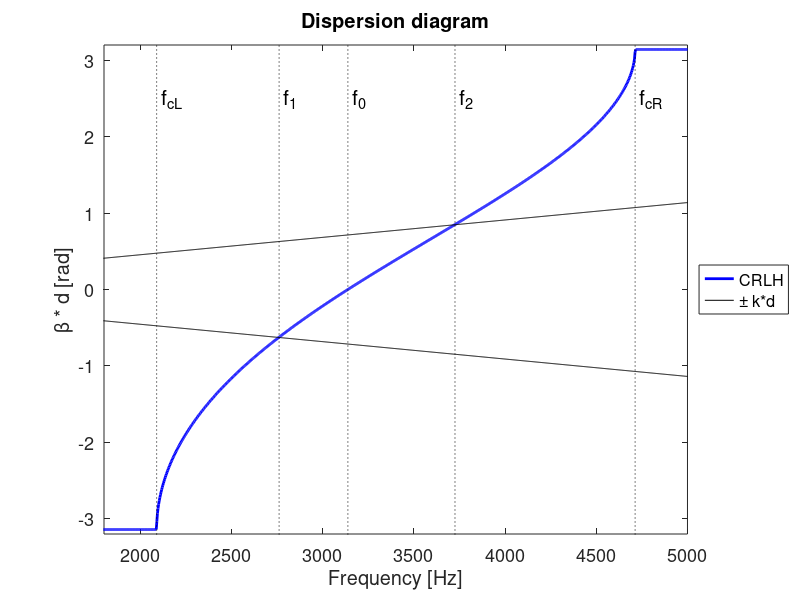
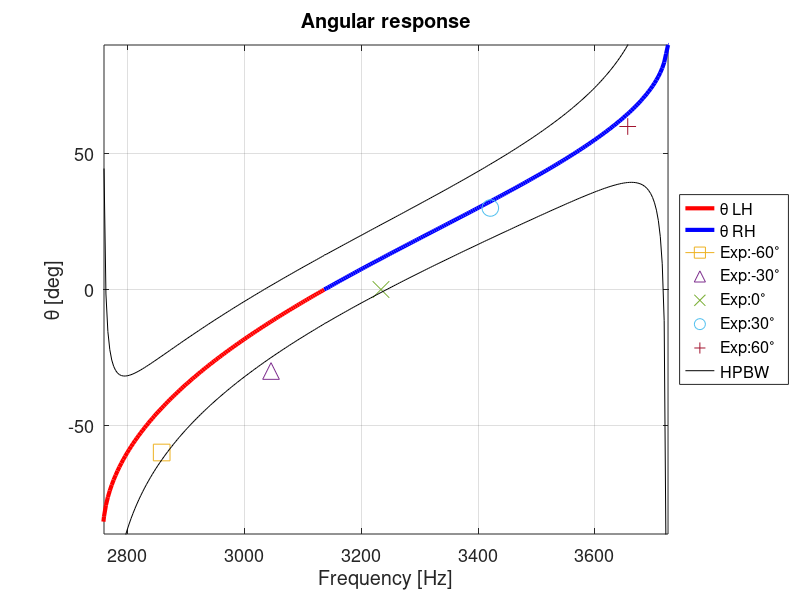

Write MATLAB code to recreate these figures, in order.
%Supplement S1.Code for the analytical model.
%This code is designed to study Acouistic Leaky Wave Antennas (ALWA), based on the theory of composite right left handed materials (CRLH)
%The model proposed is of cilindrical waveguide with axisymmetric open channels
%Educational Open Source Kit for the Evaluation of Acoustic Leaky Wave Antennas with Metamaterials
%Eduardo Romero-Vivas, Javier Romero-Vivas, Omar A. Bustamante, Braulio Leon-Lopez
%JASA Eduaction in Acoustics
%Version 1.2, June 2022, Octave/Matlab
%https://github.com/obusp/alwa
%
%
%ALWA parameters
%a - waveguide radius
%b - shunt width
%l - shunt length
%h - membrane thickness
%N - unit cell number
%d - unit cell length
%L - total ALWA length

close all
clear all

%%%%%%%%%%%%%%%%%%%%%%% Frequencies of study
f_beg = 1700;       %first frequency of study
f_end = 5000;       %last frequency of study
res   = 1000;       %number of samples between frequencies interval

f_th_list = linspace(f_beg,f_end,res);

%%%%%%%%%%%%%%%%%%%%%%% Characteristics of the medium

rho    = 0.9402;                   % air density STP reference - La Paz BCS, Mexico
c      = 342.4;                    % free-space sound velocity

%%%%%%%%%%%%%%%%%%%%%%% ALWA parameters

h        = 0.000067;        % membrane thickness
E        = 3e9;             % membrane Young's modulus
rho_mem  = 1370;              % membrane density
v_mem    = 0.33;            % membrane Poisson's ratio

a      = 0.0039;          % waveguide radius
b      = 0.0004;          % shunt width
l      = 0.0198;          % shunt length

S_a    = pi * (a^2);      % waveguide transversal area

N = 20;           % unit cell num
d = 0.0124;       % unit cell length
L = N * d;        % total ALWA length


%%%%%%%%%%%%%%%%%%%%%%% Elements of the impedance Z_se

M_wg = (rho/S_a) * (d-h);                                              % mass of the waveguide section
M_mem  = 1.8830 * ((rho_mem*h)/(pi * a^2));                            % mass of the membrane
C_mem     = (pi * a^6 ) / (196.51 * ( (E * h^3)/(12*(1-(v_mem^2)) ) ) );  % compliance of the membrane


%%%%%%%%%%%%%%%%%%%%%%% Elements of the admittance Y_sh

C_wg       = (S_a/(rho * c^2)) * (d-h);       % compliance of the waveguide section

f_zero          = 1 /(2*pi * sqrt( (M_wg + M_mem) * C_mem ) );   % resonance frequency of Z_se

M_shunt  = (rho/(2*pi*b)) * log(1 + l/a);            % shunt mass of the shunt
C_shunt     = ( 1 / ( 4 * pi^2 * (f_zero)^2 * M_shunt) ) - C_wg;  % shunt compliance of the shunt


%%%%%%%%%%%%%%%%%%%%%%% Transfer function

for num=1:length(f_th_list)
  for f=f_th_list(num)
    omega = 2 * pi * f;
    k     = omega/343.4;


    %%%%%%%%%%%%%%%%%%%%%%% Series impedance Z_se
    Z_se = 1i * ( (omega*(M_wg + M_mem)) - (1/(omega*C_mem)));

    %%%%%%%%%%%%%%%%%%%%%%% Shunt admittance Y_sh
    Y_sh = 1i * ( (omega*(C_shunt + C_wg)) - (1/(omega*M_shunt))  );


    %%%%%%%%%%%%%%%%%%%%%%% ABCD matrix  - Equation 18 from supplement 2
    %   Y/2 --- Z --- Y/2  cell configuration

    A = 1 + ((Z_se * Y_sh) / 2);
    B = Z_se;
    C = Y_sh * (1 + ((Z_se * Y_sh) / 4));
    D = 1 + ((Z_se * Y_sh) / 2);

            %ABCD = [A, B, C, D]

    %%%%%%%%%%%%%%%%%%%%%%% Bloch parameters

    gamma_bloch = (acosh(A)) / d;          %equation 4 from supplement 2
    Z_bloch     = sqrt(B/C);               %equation 5 from supplement 2
    gamma_bloch_list(num)=gamma_bloch;
    Z_bloch_list(num)=Z_bloch;

  end
end


%%%%%%%%%%%%%%%%%%%%%%% Offset freq

aRef = f_zero;                        % Reference to set the transition frequency f_zero within f_th_list
aDiff = abs(f_th_list - aRef);        % Calculate the difference
[minVal, offset] = min(aDiff);        % Find closest value to aRef


%%%%%%%%%%%%%%%%%%%%%%% Alpha Bloch - attenuator factor
alpha_list = real(gamma_bloch_list);

%%%%%%%%%%%%%%%%%%%%%%% Beta Bloch - phase constant
beta_list        = imag(gamma_bloch_list);
beta_LH          = -(beta_list(1:offset));    % LH region
beta_RH          = beta_list(offset+1:end);   % RH region
beta_ABCD_CRLH   = [beta_LH, beta_RH];        % full CRLH

for i=1:length(beta_list)
  beta_d_ABCD(i) = d*beta_ABCD_CRLH(i);
end


%%%%%%%%%%%%%%%%%%%%%%% Wavenumber k = omega/c
for num=1:length(f_th_list)
  k_list(num) = ( (2*pi*f_th_list(num))/c );
end

k_d_list = k_list * d;
k_L =-1 * k_list(1:offset);
k_R = k_list(offset+1:end);


%%%%%%%%%%%%%%%%%%%%%%% Cutoff frequencies

f_L  = 1 / (2*pi*sqrt( M_shunt * C_mem ));                       % LH resonance frequency
f_R  = 1 /(2*pi*sqrt( (M_wg + M_mem) * (C_shunt + C_wg) ));      % RH resonance frequency

fcL  = f_R * abs( 1 - (sqrt( 1 + ( f_L / f_R ) )) );     % LH cut off frequency
fcR  = f_R   *  ( 1 + (sqrt( 1 + ( f_L / f_R ) )) );     % RH cut off frequency

f1_list      = abs(beta_LH-k_L) < 1;      % finding f1 
f1_idx_list  = find (f1_list);
f1_idx       = int16(mean(f1_idx_list));
f1           = f_th_list(f1_idx(1));

f2_list      = abs(beta_RH-k_R) < 1;      % finding f2 
f2_idx_list  = find (f2_list);
f2_idx       = int16(mean(f2_idx_list));
f2           = f_th_list(offset + f2_idx(1));

%%%%%%%%%% Vertical bars for cutoff frequencies 

fl_x = [fcL fcL];    
fl_y = [-4 4];

fr_x = [fcR fcR];
fr_y = [-4 4];

f1_x = [f1 f1];
f1_y = [-4 4];

f2_x = [f2 f2];
f2_y = [-4 4];

f_zero_x = [f_zero f_zero];
f_zero_y = [-4 4];


%%%%%%%%%%%%%%%%%%%%%%% Dispersion diagram

figure
plot(f_th_list, beta_d_ABCD, 'color','blue', 'linewidth', 2)
xlabel ('Frequency [Hz]');
ylabel ('\beta * d [rad]');
xlim([1800 5000]);
ylim([-3.2 3.2])
legend('location', 'eastoutside');
set( legend, 'fontsize', 13 );
hold on
title ('Dispersion diagram');

plot(f_th_list, k_d_list, 'color','k', 'linewidth', 0.5);
plot(f_th_list, -k_d_list, 'color','k', 'linewidth', 0.5);

plot(fl_x, fl_y, ':', 'color', 'k')
text(fcL + 25, 2.5, 'f_{cL}', 'fontsize', 15)

plot(fr_x, fr_y, ':', 'color', 'k')
text(fcR + 25, 2.5, 'f_{cR}', 'fontsize', 15)

plot(f1_x, f1_y, ':', 'color', 'k')
text(f1 + 25, 2.5, 'f_1', 'fontsize', 15)

plot(f2_x, f2_y, ':', 'color', 'k')
text(f2 + 25, 2.5, 'f_2', 'fontsize', 15)

plot(f_zero_x, f_zero_y, ':', 'color', 'k')
text(f_zero + 25, 2.5, 'f_0', 'fontsize', 15)
set( gca, 'fontsize', 13 );
legend('CRLH', '\pm k*d')

hold off

%%%%%%%%%%%%%%%%%%%%%% Angular response

k_full     = [-k_list(1:offset), k_list(offset + 1:end)];
for it=1:length(k_full)
  theta_list(it) = real(asin(beta_ABCD_CRLH(it)/k_full(it)) * 180/pi);
end


figure
plot(f_th_list(1:offset), -theta_list(1:offset), 'color','red', 'linewidth', 3);
hold on
xlabel ('Frequency [Hz]');
ylabel ('\theta [deg]');
xlim([f1 f2]);
ylim([-90 90])
hold on
title ('Angular response');
plot(f_th_list(offset:end),theta_list(offset:end), 'color','blue','linewidth', 3);

%%%%%%%%%%%% Experimental data

plot(2859, -60, '-s', 'MarkerSize',12);
plot(3046, -30, '^', 'MarkerSize',12);
plot(3234, 0, 'x', 'MarkerSize',12);
plot(3421, 30, 'o', 'MarkerSize',12);
plot(3656, 60, '+', 'MarkerSize',12);


%%%%%%%%%%%%%%%%%%%%%%% HPBW

for k=1:length(k_list)
  lambda_list(k) = (2*pi)/k_list(k);
end

for delta = 1:length(theta_list)
  delta_theta(delta) = [1/( ( L / lambda_list(delta) )  * cos(theta_list(delta)* pi/180))];
end

delta_theta_deg = (delta_theta  * 180/pi);
hpbw = delta_theta_deg/2;

for i = 1:length(theta_list)
  dr(i) = [(1.02*lambda_list(i))/ L ];
end

dr_deg = (dr  * 180/pi);


plot(f_th_list(1:offset), -theta_list(1:offset) + hpbw(1:offset), 'color','black');
plot(f_th_list(1:offset), -theta_list(1:offset) - hpbw(1:offset), 'color','black');
plot(f_th_list(offset:end), theta_list(offset:end) + hpbw(offset:end), 'color','black');
plot(f_th_list(offset:end), theta_list(offset:end) - hpbw(offset:end), 'color','black');


legend('location', 'northwest');
set( legend, 'fontsize', 13 );
grid on
set( gca, 'fontsize', 13 );
legStr = { '\theta LH', '\theta RH', 'Exp:-60^{\circ}', 'Exp:-30^{\circ}', 'Exp:0^{\circ}',  'Exp:30^{\circ}', 'Exp:60^{\circ}', 'HPBW' };
legend( legStr );
legend('location', 'eastoutside');


%%%%%%%%%%%%%%%%%%%% Print data

fprintf('LH cut off frequency fcL = %d Hz\n', int16(fcL))
fprintf('Backfire cut off frequency f1 = %d Hz\n', int16(f1))
fprintf('Transition frequency f_zero = %d Hz\n', int16(f_zero))
fprintf('Endfire cut off frequency f2 = %d Hz\n', int16(f2))
fprintf('RH cut off frequency fcR = %d Hz\n', int16(fcR))
